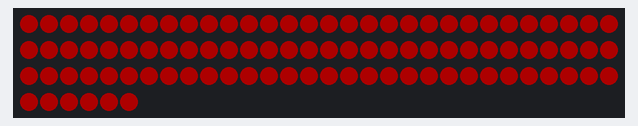
The sketch below on a simulated Arduino Uno, built with avr-gcc and run on an emulated ATmega328P. Parts: 96 RGB LEDs in strip order, left to right, continuing on the next row. Dim RGB values are drawn brighter than linear.

Above: at 0.1 s.
At 5.1 s:
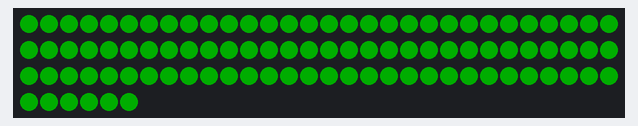
At 10.1 s:
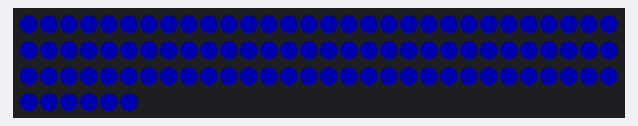

Measured:
- by itself, everything shown: repeats every 15.0 s, in 3 steps
- what the display in image 1 shows lasts 5.0 s, from 5.0 s to 10.0 s

The sketch:

LightPanelExample.ino
```cpp
#include <Adafruit_NeoPixel.h>
#ifdef __AVR__
  #include <avr/power.h>
#endif

// MATRIX DECLARATION:
// Parameter 1 = width of NeoPixel matrix
// Parameter 2 = height of matrix
// Parameter 3 = pin number (most are valid)
// Parameter 4 = matrix layout flags, add together as needed:
//   NEO_MATRIX_TOP, NEO_MATRIX_BOTTOM, NEO_MATRIX_LEFT, NEO_MATRIX_RIGHT:
//     Position of the FIRST LED in the matrix; pick two, e.g.
//     NEO_MATRIX_TOP + NEO_MATRIX_LEFT for the top-left corner.
//   NEO_MATRIX_ROWS, NEO_MATRIX_COLUMNS: LEDs are arranged in horizontal
//     rows or in vertical columns, respectively; pick one or the other.
//   NEO_MATRIX_PROGRESSIVE, NEO_MATRIX_ZIGZAG: all rows/columns proceed
//     in the same order, or alternate lines reverse direction; pick one.
//   See example below for these values in action.
// Parameter 5 = pixel type flags, add together as needed:
//   NEO_KHZ800  800 KHz bitstream (most NeoPixel products w/WS2812 LEDs)
//   NEO_KHZ400  400 KHz (classic 'v1' (not v2) FLORA pixels, WS2811 drivers)
//   NEO_GRB     Pixels are wired for GRB bitstream (most NeoPixel products)
//   NEO_RGB     Pixels are wired for RGB bitstream (v1 FLORA pixels, not v2)
byte neopix_gamma[] = {
    0,  0,  0,  0,  0,  0,  0,  0,  0,  0,  0,  0,  0,  0,  0,  0,
    0,  0,  0,  0,  0,  0,  0,  0,  0,  0,  0,  0,  1,  1,  1,  1,
    1,  1,  1,  1,  1,  1,  1,  1,  1,  2,  2,  2,  2,  2,  2,  2,
    2,  3,  3,  3,  3,  3,  3,  3,  4,  4,  4,  4,  4,  5,  5,  5,
    5,  6,  6,  6,  6,  7,  7,  7,  7,  8,  8,  8,  9,  9,  9, 10,
   10, 10, 11, 11, 11, 12, 12, 13, 13, 13, 14, 14, 15, 15, 16, 16,
   17, 17, 18, 18, 19, 19, 20, 20, 21, 21, 22, 22, 23, 24, 24, 25,
   25, 26, 27, 27, 28, 29, 29, 30, 31, 32, 32, 33, 34, 35, 35, 36,
   37, 38, 39, 39, 40, 41, 42, 43, 44, 45, 46, 47, 48, 49, 50, 50,
   51, 52, 54, 55, 56, 57, 58, 59, 60, 61, 62, 63, 64, 66, 67, 68,
   69, 70, 72, 73, 74, 75, 77, 78, 79, 81, 82, 83, 85, 86, 87, 89,
   90, 92, 93, 95, 96, 98, 99,101,102,104,105,107,109,110,112,114,
  115,117,119,120,122,124,126,127,129,131,133,135,137,138,140,142,
  144,146,148,150,152,154,156,158,160,162,164,167,169,171,173,175,
  177,180,182,184,186,189,191,193,196,198,200,203,205,208,210,213,
  215,218,220,223,225,228,231,233,236,239,241,244,247,249,252,255 };

// Example for NeoPixel Shield.  In this application we'd like to use it
// as a 5x8 tall matrix, with the USB port positioned at the top of the
// Arduino.  When held that way, the first pixel is at the top right, and
// lines are arranged in columns, progressive order.  The shield uses
// 800 KHz (v2) pixels that expect GRB color data.

// Change the number of LEDs below to the # on the light panel (96 or 384)
#define NUM_LEDS 96
// Change pin number below to the I/O pin of your microcontroller that the light panel is connected to
#define PIN 6
#define BRIGHTNESS 50

Adafruit_NeoPixel strip = Adafruit_NeoPixel(NUM_LEDS, PIN, NEO_GRB + NEO_KHZ800);

void setup() {
  // This is for Trinket 5V 16MHz, you can remove these three lines if you are not using a Trinket
  #if defined (__AVR_ATtiny85__)
    if (F_CPU == 16000000) clock_prescale_set(clock_div_1);
  #endif
  // End of trinket special code
  strip.setBrightness(BRIGHTNESS);
  strip.begin();
  strip.show(); // Initialize all pixels to 'off'

  // Initialize all LEDs red
  for(uint16_t j = 0; j < NUM_LEDS ; j++){
   strip.setPixelColor(j,strip.Color(255,0,0));
  }

 strip.show();
}

// This example loop turns all LEDs on red, then green, then blue with a 5 second delay between each transition
void loop() {

 // Turn all LEDs red
 for(uint16_t j = 0; j < NUM_LEDS; j++){
   strip.setPixelColor(j,strip.Color(255,0,0));
 }
 strip.show();
 delay(5000);

 // Turn all LEDs green
 for(uint16_t j = 0; j < NUM_LEDS; j++){
   strip.setPixelColor(j,strip.Color(0,255,0));
 }
 strip.show();
 delay(5000);

 // Turn all LEDs blue
 for(uint16_t j = 0; j < NUM_LEDS; j++){
   strip.setPixelColor(j,strip.Color(0,0,255));
 }
 strip.show();
 delay(5000);

}
```
